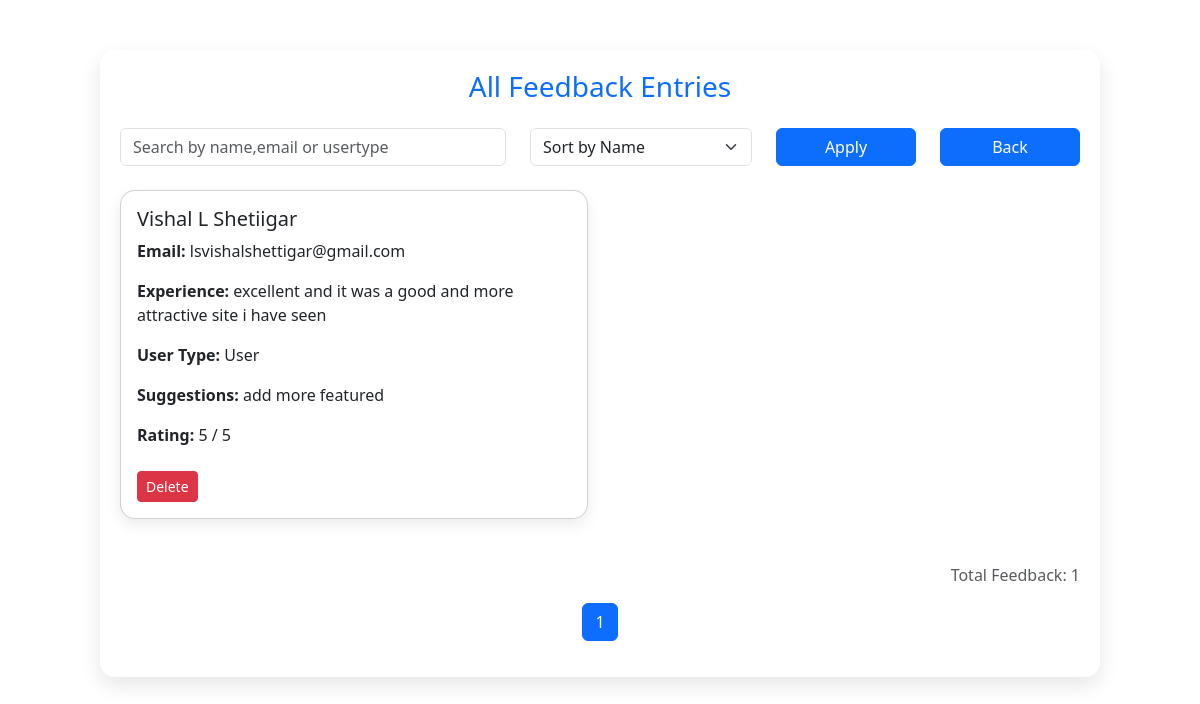
Before: /view-feedback with the older database file.
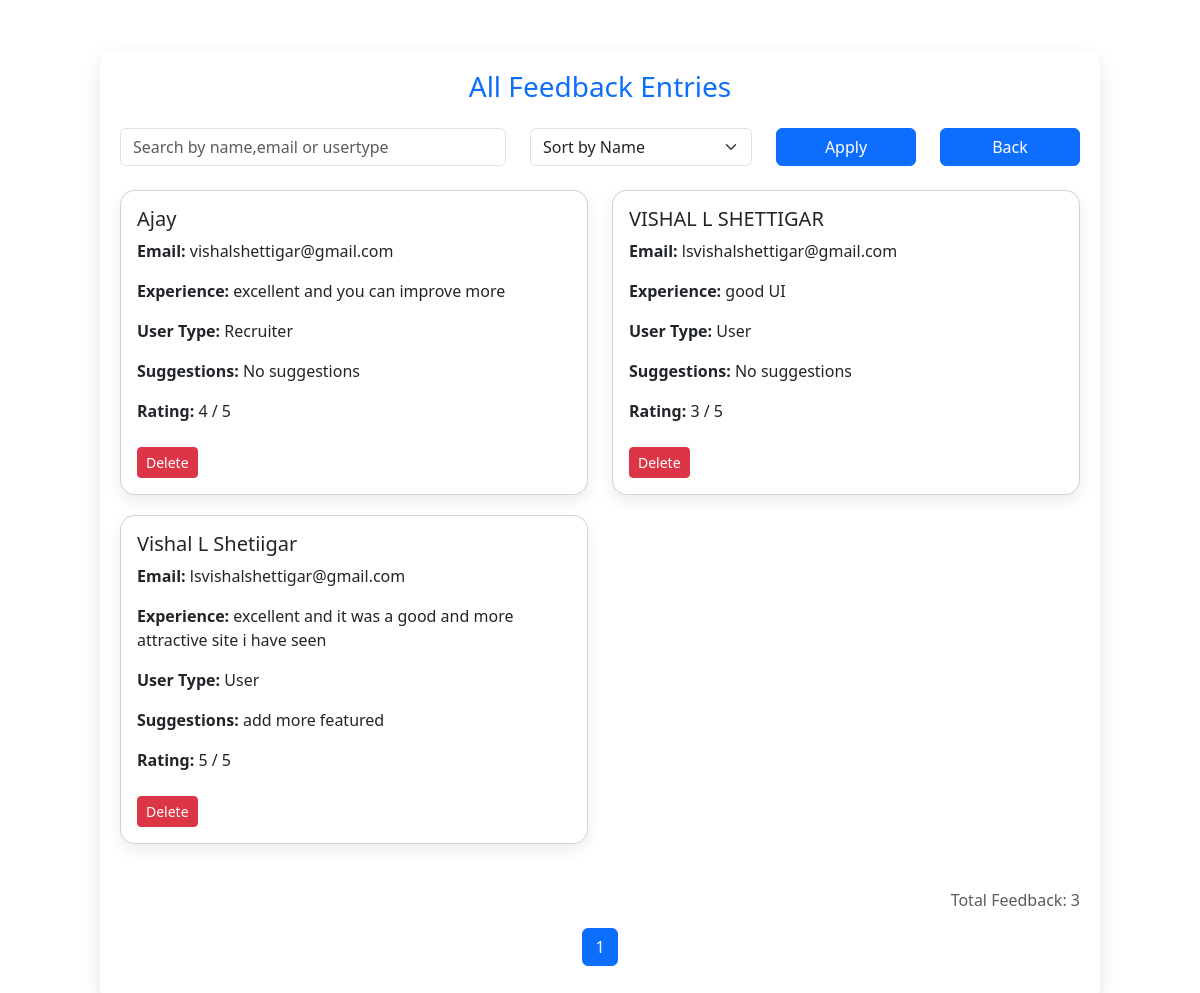
After: the same page with the newer database file.
### tables this page shows
CREATE TABLE feedback (
            id INTEGER PRIMARY KEY AUTOINCREMENT,
            name TEXT,
            email TEXT,
            experience TEXT,
            user_type TEXT,
            suggestions TEXT,
            rating INTEGER
        );

### app.py (the view)
@app.route('/view-feedback')
def view_feedback():
    conn = get_db_connection()
    cursor = conn.cursor()
    search = request.args.get('search', '')
    sort = request.args.get('sort', 'name')
    page = int(request.args.get('page', 1))
    per_page = 6
    query = "SELECT * FROM feedback"
    params = []
    if search:
        query += " WHERE name LIKE ? OR email LIKE ? OR user_type LIKE ?"
        params.extend([f"%{search}%"] * 3)
    if sort == "rating":
        query += " ORDER BY rating DESC"
    else:
        query += f" ORDER BY {sort} ASC"
    cursor.execute(query, params)
    all_feedback = cursor.fetchall()
    total = len(all_feedback)
    total_pages = (total + per_page - 1) // per_page
    feedbacks = all_feedback[(page - 1) * per_page: page * per_page]
    conn.close()
    return render_template('view-feedback.html',
        feedbacks=[dict(row) for row in feedbacks],
        total_feedback=total,
        total_pages=total_pages,
        page=page,
        sort=sort,
        search=search,
        action_status=request.args.get('status')
    )

### app.py (called while the page is built)
def get_db_connection():
    conn = sqlite3.connect('career_counselor.db')
    conn.row_factory = sqlite3.Row
    return conn

### templates/view-feedback.html (shortened to what this page needs)
<!DOCTYPE html>
<html lang="en">
<head>
  <link rel="stylesheet" href="https://cdn.jsdelivr.net/npm/bootstrap@5.3.0/dist/css/bootstrap.min.css">
</head>
<body>
  <div class="container container-box">
    <h3 class="text-center text-primary mb-4">All Feedback Entries</h3>
    <form method="GET" action="/view-feedback" class="row mb-4">
      <div class="col-md-5">
        <input type="text" class="form-control" name="search" placeholder="Search by name,email or usertype" value="{{ request.args.get('search', '') }}">
      </div>
      <div class="col-md-3">
        <select id="sortSelect" name="sort" onchange="this.form.submit()" class="form-select">
    <option value="name" {% if sort=='name' %}selected{% endif %}>Sort by Name</option>
</select>
      </div>
      <div class="col-md-2">
        <button type="submit" class="btn btn-primary w-100">Apply</button>
      </div>
      <div class="col-md-2">
        <a href="/admin-dashboard" class="btn btn-primary w-100">Back</a>
      </div>
    </form>
    <div class="row">
      {% for feedback in feedbacks %}
      <div class="col-md-6">
        <div class="card card-feedback p-3">
          <h5>{{ feedback.name }}</h5>
          <p><strong>Email:</strong> {{ feedback.email }}</p>
          <p><strong>Experience:</strong> {{ feedback.experience }}</p>
          <p><strong>User Type:</strong> {{ feedback.user_type }}</p>
          <p><strong>Suggestions:</strong> {{ feedback.suggestions or "No suggestions" }}</p>
          <p><strong>Rating:</strong> {{ feedback.rating }} / 5</p>
          <div class="mt-2">
            <form action="/delete-feedback/{{ feedback.id }}" method="POST" class="d-inline">
              <button type="submit" class="btn btn-danger btn-sm" onclick="return confirm('Are you sure you want to delete this feedback?')">Delete</button>
            </form>
          </div>
        </div>
      </div>
      {% endfor %}
    </div>
    <p class="mt-4 text-end text-muted">Total Feedback: {{ total_feedback }}</p>
    <nav aria-label="Page navigation">
      <ul class="pagination justify-content-center">
        {% for p in range(1, total_pages + 1) %}
        <li class="page-item {% if p == page %}active{% endif %}">
          <a class="page-link" href="?page={{ p }}&search={{ request.args.get('search', '') }}&sort={{ request.args.get('sort', '') }}">{{ p }}</a>
        </li>
        {% endfor %}
      </ul>
    </nav>
  </div>
</body>
</html>

Changed rows visible on the page:
added feedback: name "Ajay", email "vishalshettigar@gmail.com", experience "excellent and you can improve more", user_type "Recruiter", suggestions "No suggestions", rating "4"
added feedback: name "VISHAL L SHETTIGAR", email "lsvishalshettigar@gmail.com", experience "good UI", user_type "User", suggestions "No suggestions", rating "3"
Other visible differences:
{{ total_feedback }}: "1" → "3"
